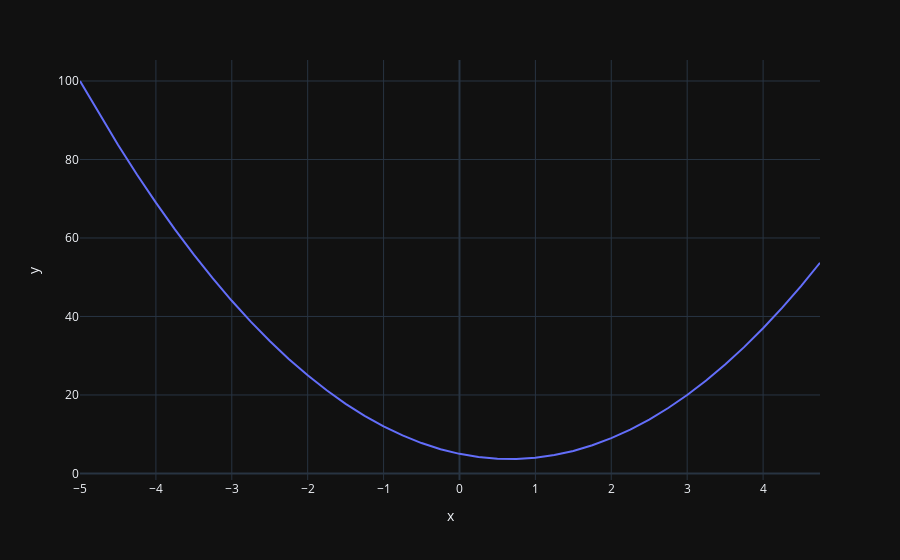

The notebook cell this image was saved under:
### Code cell
#Part 1- Derivatives

def f(x):
    return 3*x**2 - 4*x + 5

#Plot f(x) btween -5 and 5 in steps of .25 using plotly 
x = np.arange(-5,5,.25)
y = f(x)
fig = px.line(x=x,y=y)
fig.show()

### Figure 1 — Plotly figure (JSON) as saved in the notebook; plotly's stock layout.template omitted (floating-point values rounded to 4 significant figures)
{"data": [{"hovertemplate": "x=%{x}<br>y=%{y}<extra></extra>", "legendgroup": "", "line": {"color": "#636efa", "dash": "solid"}, "marker": {"symbol": "circle"}, "mode": "lines", "name": "", "orientation": "v", "showlegend": false, "type": "scatter", "x": [-5, -4.75, -4.5, -4.25, -4, -3.75, -3.5, -3.25, -3, -2.75, -2.5, -2.25, -2, -1.75, -1.5, -1.25, -1, -0.75, -0.5, -0.25, 0, 0.25, 0.5, 0.75, 1, 1.25, 1.5, 1.75, 2, 2.25, 2.5, 2.75, 3, 3.25, 3.5, 3.75, 4, 4.25, 4.5, 4.75], "xaxis": "x", "y": [100, 91.69, 83.75, 76.19, 69, 62.19, 55.75, 49.69, 44, 38.69, 33.75, 29.19, 25, 21.19, 17.75, 14.69, 12, 9.688, 7.75, 6.188, 5, 4.188, 3.75, 3.688, 4, 4.688, 5.75, 7.188, 9, 11.19, 13.75, 16.69, 20, 23.69, 27.75, 32.19, 37, 42.19, 47.75, 53.69], "yaxis": "y"}], "layout": {"legend": {"tracegroupgap": 0}, "margin": {"t": 60}, "xaxis": {"anchor": "y", "domain": [0, 1], "title": {"text": "x"}}, "yaxis": {"anchor": "x", "domain": [0, 1], "title": {"text": "y"}}}}
